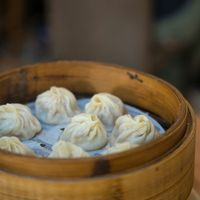
#> input picture site/assets/pins/golden-lantern.jpg, 200 x 200 px, found by its file name
$ python images.py
#> lines starting #> are read from the running program, lines starting #| are printed output that depends on the picture
"""Responsive photos for the website and the web app: credited source photos -> site/assets/img/<name>-<w>.<hash>.webp/.jpg
at 480 / 800 / 1200 px wide, plus site/assets/img/manifest.json (sizes, the placeholder colour, the credit) for srcset,
width/height and a colour placeholder. Hashed names, so vercel.json caches /assets/img for a year.
Only photos with a credit line are built (CREDITS below); anything else is refused.
Run: python site/scripts/images.py   (re-run after adding a photo; old files are removed)"""
import hashlib, io, json, pathlib, sys
from PIL import Image

ROOT = pathlib.Path(__file__).resolve().parents[2]
SRC = ROOT / "Media Assets" / "Assets" / "website" / "food"
OUT = ROOT / "site" / "assets" / "img"
WIDTHS = (480, 800, 1200)
BUDGET = {480: 45_000, 800: 95_000, 1200: 180_000}  # bytes per webp; the build fails above this
RATIO = 4 / 3  # every photo is cropped to 4:3 so cards never shift

# name: (source file, credit). Unsplash License: free for commercial use, no attribution required.
U = "Unsplash License, https://unsplash.com/photos/"
CREDITS = {
    "dim-sum": ("golden-lantern.jpg", U + "1678026582164-24a5460c447a"),
    "bubble-tea": ("chatime.jpg", U + "1558857563-b371033873b8"),
    "ramen": ("kinton-ramen.jpg", U + "1569718212165-3a8278d5f624"),
    "korean-bbq": ("seoul-house.jpg", U + "1709433420601-6e473136571b"),
    "dumplings": ("dumpling-house.jpg", U + "1496116218417-1a781b1c416c"),
    "coffee": ("brew-lab.jpg", U + "1509042239860-f550ce710b93"),
    "sushi": ("sakura-house.jpg", U + "1579584425555-c3ce17fd4351"),
    "pho": ("pho-hung.jpg", U + "1631709497146-a239ef373cf1"),
    "bowls": ("bowl-lab.jpg", U + "1546069901-ba9599a7e63c"),
    "noodles": ("noodle-bar.jpg", U + "1585032226651-759b368d7246"),
    "wok": ("wok-bar.jpg", U + "1603133872878-684f208fb84b"),
    "burgers": ("burger-co.jpg", U + "1568901346375-23c9450c58cd"),
    "tacos": ("alt-tacos.jpg", U + "1599974579688-8dbdd335c77f"),
    "pizza": ("alt-pizza.jpg", U + "1513104890138-7c749659a591"),
    "hot-pot": ("alt-hotpot.jpg", U + "1611345158052-94149ce57507"),
    "banh-mi": ("alt-banhmi.jpg", U + "1600454309261-3dc9b7597637"),
}

def crop(im):
    w, h = im.size
#> w = 200; h = 200
    if w / h > RATIO:
        nw = round(h * RATIO); return im.crop(((w - nw) // 2, 0, (w - nw) // 2 + nw, h))
    nh = round(w / RATIO); return im.crop((0, (h - nh) // 2, w, (h - nh) // 2 + nh))
#> after `nh = round(w / RATIO)`: nh = 150
#> after `return im.crop((0, (h - nh) // 2, w, (h - nh) // 2 + nh))`:
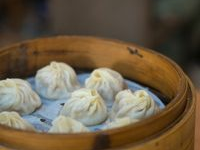
#> returned value: PIL image 200x150 RGB; mean R, G, B 108.5, 93.7, 71.8

def encode(im, fmt, budget=None):
    for q in (78, 72, 66, 60, 54):
        b = io.BytesIO(); im.save(b, fmt, quality=q, **({"method": 6} if fmt == "WEBP" else {"optimize": True, "progressive": True}))
        if budget is None or b.tell() <= budget: return b.getvalue()
    sys.exit(f"over budget: {fmt} {im.size} is {b.tell()} bytes > {budget}")

def main():
    OUT.mkdir(parents=True, exist_ok=True)
    for f in OUT.iterdir():
        if f.suffix in (".webp", ".jpg"): f.unlink()
    manifest = {}
    for name, (src, credit) in CREDITS.items():
        im = crop(Image.open(SRC / src).convert("RGB"))
        colour = "#%02x%02x%02x" % im.resize((1, 1), Image.LANCZOS).getpixel((0, 0))
#> colour = '#71634d'
        files = {}
        for w in WIDTHS:
            if im.width < w: continue
            r = im.resize((w, round(w / RATIO)), Image.LANCZOS)
            for fmt, ext in (("WEBP", "webp"), ("JPEG", "jpg")):
                data = encode(r, fmt, BUDGET[w] if fmt == "WEBP" else None)
                fn = f"{name}-{w}.{hashlib.sha1(data).hexdigest()[:8]}.{ext}"
                (OUT / fn).write_bytes(data)
                files.setdefault(ext, {})[w] = f"/assets/img/{fn}"
#> (the run stopped early here; a loop or call above may not have finished)

$ run again, with site/assets/pins/0EVQW1F2MSCJSTCDCG9YH93F6B.jpg copied over site/assets/pins/golden-lantern.jpg
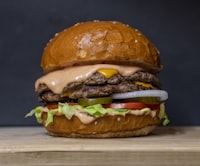
#> input picture site/assets/pins/0EVQW1F2MSCJSTCDCG9YH93F6B.jpg, 200 x 166 px, found by its file name
#> w = 200; h = 166
#> nh = 150
#> in crop, `return im.crop((0, (h - nh) // 2, w, (h - nh) // 2 + nh))`:
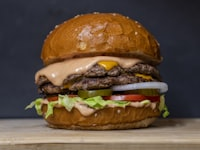
#> returned value: PIL image 200x150 RGB; mean R, G, B 95.8, 77.1, 60.2
#> colour = '#634e3a'

$ run again, with site/assets/pins/0RYWBBV51KE94G17WYCQY5Q6HH.jpg copied over site/assets/pins/golden-lantern.jpg
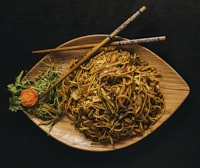
#> input picture site/assets/pins/0RYWBBV51KE94G17WYCQY5Q6HH.jpg, 200 x 168 px, found by its file name
#> w = 200; h = 168
#> nh = 150
#> in crop, `return im.crop((0, (h - nh) // 2, w, (h - nh) // 2 + nh))`:
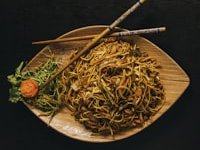
#> returned value: PIL image 200x150 RGB; mean R, G, B 70.4, 54.9, 32.8
#> colour = '#4e3c22'

$ run again, with site/assets/pins/14WZX6B42KWT8QRFSJ7NM4QQK9.jpg copied over site/assets/pins/golden-lantern.jpg
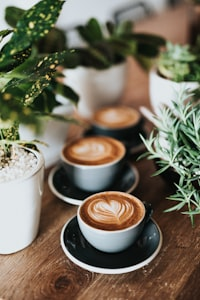
#> input picture site/assets/pins/14WZX6B42KWT8QRFSJ7NM4QQK9.jpg, 200 x 300 px, found by its file name
#> w = 200; h = 300
#> nh = 150
#> in crop, `return im.crop((0, (h - nh) // 2, w, (h - nh) // 2 + nh))`:
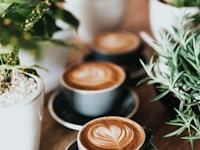
#> returned value: PIL image 200x150 RGB; mean R, G, B 125.7, 119.5, 102
#> colour = '#7d7564'
